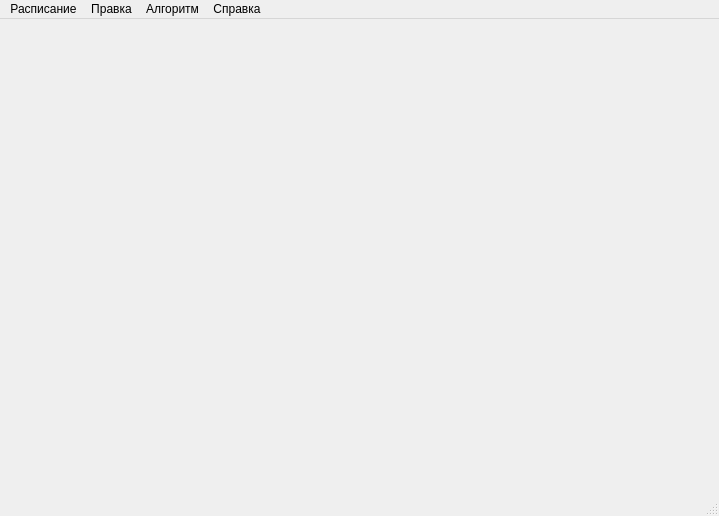
<?xml version="1.0" encoding="UTF-8"?>
<ui version="4.0">
 <class>MainWindow</class>
 <widget class="QMainWindow" name="MainWindow">
  <property name="geometry">
   <rect>
    <x>0</x>
    <y>0</y>
    <width>719</width>
    <height>516</height>
   </rect>
  </property>
  <property name="windowTitle">
   <string>Теория расписаний</string>
  </property>
  <property name="dockOptions">
   <set>QMainWindow::AllowNestedDocks|QMainWindow::AllowTabbedDocks|QMainWindow::AnimatedDocks</set>
  </property>
  <widget class="QWidget" name="centralwidget"/>
  <widget class="QMenuBar" name="menubar">
   <property name="geometry">
    <rect>
     <x>0</x>
     <y>0</y>
     <width>719</width>
     <height>21</height>
    </rect>
   </property>
   <widget class="QMenu" name="menu">
    <property name="title">
     <string>Расписание</string>
    </property>
    <addaction name="actionNewSchedule"/>
    <addaction name="actionSaveSchedule"/>
    <addaction name="actionOpenSchedule"/>
   </widget>
   <widget class="QMenu" name="menu_2">
    <property name="title">
     <string>Правка</string>
    </property>
    <addaction name="actionUndoChange"/>
    <addaction name="actionRedoChange"/>
    <addaction name="actionDetachAllTasks"/>
   </widget>
   <widget class="QMenu" name="menu_3">
    <property name="title">
     <string>Алгоритм</string>
    </property>
    <addaction name="actionStartAlekseev"/>
   </widget>
   <widget class="QMenu" name="menu_4">
    <property name="title">
     <string>Справка</string>
    </property>
    <addaction name="actionAboutThisProgram"/>
   </widget>
   <addaction name="menu"/>
   <addaction name="menu_2"/>
   <addaction name="menu_3"/>
   <addaction name="menu_4"/>
  </widget>
  <widget class="QStatusBar" name="statusbar"/>
  <action name="actionNewSchedule">
   <property name="text">
    <string>Создать</string>
   </property>
   <property name="shortcut">
    <string>Ctrl+N</string>
   </property>
  </action>
  <action name="actionSaveSchedule">
   <property name="text">
    <string>Сохранить</string>
   </property>
   <property name="shortcut">
    <string>Ctrl+S</string>
   </property>
  </action>
  <action name="actionOpenSchedule">
   <property name="text">
    <string>Загрузить</string>
   </property>
   <property name="shortcut">
    <string>Ctrl+O</string>
   </property>
  </action>
  <action name="actionUndoChange">
   <property name="text">
    <string>Отменить действие</string>
   </property>
   <property name="shortcut">
    <string>Ctrl+Z</string>
   </property>
  </action>
  <action name="actionRedoChange">
   <property name="text">
    <string>Повторить действие</string>
   </property>
   <property name="shortcut">
    <string>Ctrl+Y</string>
   </property>
  </action>
  <action name="actionStartAlekseev">
   <property name="text">
    <string>Запуск алгоритма Алексеева</string>
   </property>
  </action>
  <action name="actionDetachAllTasks">
   <property name="text">
    <string>Разгрузить всех исполнителей</string>
   </property>
  </action>
  <action name="actionAboutThisProgram">
   <property name="text">
    <string>О программе</string>
   </property>
  </action>
 </widget>
 <resources/>
 <connections/>
</ui>
